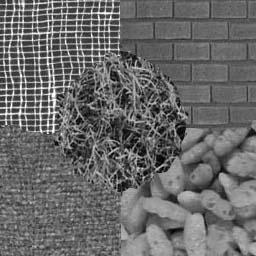
%> input picture images/comb.jpg, 256 x 256 px
$ octave --eval "result = lawsFilter(imread('images/comb.jpg'));"   (GNU Octave 9; MATLAB toolbox functions it lacks are replaced by stand-ins)
%> lines starting %> are read from the running program, lines starting %| are printed output that depends on the picture
function [featureVector, lawsTensorOutput, energyOutput, segMap]  = lawsFilter(image, filterType, ...
                            normtype, illumWindowSize, energyWindowSize, kClusters)
    % LAWSFILTER Applies Law's texture energy measures to an image.
    %
    %   [featureVector, lawsTensorOutput, energyOutput] = LAWSFILTER(image, filterType, ...
    %       normtype, illumWindowSize, energyWindowSize) applies Law's texture energy
    %       measures to the input image and returns the feature vector, tensor output,
    %       and energy output.
    %
    %   Inputs:
    %       image - Input image (grayscale or RGB).
    %       filterType - Type of Law's filter to use (3, 4, 5, or 7).
    %       normtype - Type of norm to use for feature vector ('L1', 'L2', 'infinity', 'frobenius').
    %       illumWindowSize - Size of the illumination window.
    %       energyWindowSize - Size of the energy window.
    %       kClusters -  K-means clusters number
    %
    %   Outputs:
    %       featureVector - Feature vector containing texture energy measures.
    %       lawsTensorOutput - Tensor output of Law's filters.
    %       energyOutput - Energy output of Law's filters.
    %       segMap - Segmentation map
    %
    %   Example:
    %       img = imread('example.jpg');
    %       [fv, lt, eo] = lawsFilter(img, 5, 'L2', 3, 5);
    %
    %   See also IMFILTER, RGB2GRAY, NORM.

    % Input args check
    if nargin < 5
        energyWindowSize = 5;
    end

    if nargin < 3
        normtype = 'L2';
        illumWindowSize = 3;
        energyWindowSize = 5;
    end

    if nargin < 2
        filterType = 4;
        normtype = 'L2';
        illumWindowSize = 3;
        energyWindowSize = 5;
    end

    % Laws multi-channels
    switch filterType
        case 3
            filters{1} = [ 1 2 1 ];           % level
            filters{2} = [-1 0 1];            % edge
            filters{3} = [-1 2 -1];           % spot
        case 4
            filters{1} = [ 1 4 6 4 1 ];       % level
            filters{2} = [-1 -2 0 2 1];       % edge
            filters{3} = [-1 0 2 0 -1];       % spot
            filters{4} = [1 -4 6 -4 1];       % ripple
        case 5
            filters{1} = [ 1 4 6 4 1 ];       % level
            filters{2} = [-1 -2 0 2 1];       % edge
            filters{3} = [-1 0 2 0 -1];       % spot
            filters{4} = [-1 2 0 -2 1];       % wave
            filters{5} = [1 -4 6 -4 1];       % ripple
        case 7
            filters{1} = [1 6 15 20 15 6 1];       % level
            filters{2} = [-1 -4 -5 0 5 4 1];       % edge
            filters{3} = [-1 -2 1 4 1 -2 -1];      % spot
            filters{4} = [-1 0 3 0 -3 0 1];        % wave
            filters{5} = [1 -2 -1 4 -1 -2 -1];     % ripple
            filters{6} = [1 -4 5 0 -5 4 -1];       % undulation
            filters{7} = [-1 6 -15 20 -15 6 -1];   % oscillation
        otherwise
            error('Require valid filter type.')
    end

    % Check for the RGB
    [height, width, channels] = size(image);
%> height = 256; width = 256; channels = 3
    if channels == 3
        image =  double(rgb2gray(image));
    end

    % Energy kernel
    energy_h = ones(energyWindowSize, energyWindowSize);

    % Prepare illumination filter kernel
    illumKernel = ones(illumWindowSize, illumWindowSize);
    centerPixel = ceil(illumWindowSize/2);
    illumKernel(centerPixel, centerPixel) = 0;
    illumKernel = illumKernel / sum(illumKernel(:));

    % Remove effects of illumination
    imageFiltered = imfilter(image, illumKernel, 'conv', 'replicate');
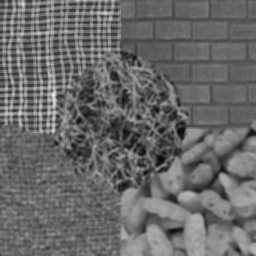
%> imageFiltered: size 256x256 double; min 8.38, max 250.6, mean 105.8
    image = image - imageFiltered; % Subtract local mean.
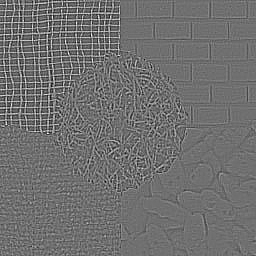
%> image: size 256x256 double; min -92.25, max 117.4, mean 0; drawn with min black and max white

    % Output stacks
    tensorOutput = zeros(height, width, size(filters,2) * size(filters,2));
    indices = zeros(size(filters,2) * size(filters,2),2);

    counter = 1;
    % Filter responses
    for i = 1:size(filters,2)
        for j = 1:size(filters,2)

            % Form 3x3 or 5x5 or 7x7 tensors
            tensor     = filters{i}' * filters{j};

            % Create tensor filtered image
            filtered2D = imfilter(image, tensor, 'conv', 'replicate');
            tensorOutput(:,:,counter) = filtered2D;

            % Store indices
            indices(counter,:) = [i, j];

            % Counter to index vector
            counter = counter + 1;
        end
    end
%> after the loop, counter = 17; indices = 16 rows, first 12: [1 1; 1 2; 1 3; 1 4; 2 1; 2 2; 2 3; 2 4; 3 1; 3 2; 3 3; 3 4]

    % Get symmetric indices to combine symmetric pairs
    symmetricIndices = getSymmetricIndices(indices);
%> in getSymmetricIndices, `processed = false(size(indices, 1), 1);`: processed = [false; false; false; false; false; false; false; false; false; false; false; false; false; false; false; false]
%> the loop in getSymmetricIndices, `for i = 1:size(indices, 1)` made 16 passes
%> (symmetric_pair, symmetric_indices) on passes 1, 2, 3, 4, 6, 11, 16: ([1 1], 1), ([2 1], [2; 5]), ([3 1], [3; 9]), ([4 1], [4; 13]), ([2 2], 6), ([3 3], 11), ([4 4], 16)
%> (pair, symmetric_pair, symmetric_indices) on passes 7, 8, 12: ([2 3], [3 2], [7; 10]), ([2 4], [4 2], [8; 14]), ([3 4], [4 3], [12; 15])
%> after the loop in getSymmetricIndices, `for i = 1:size(indices, 1)`: processed = [true; true; true; true; true; true; true; true; true; true; true; true; true; true; true; true]; symIndxs = 16 items
%> in getSymmetricIndices, `symmetricIndices = symIndxs(~cellfun(@isempty, symIndxs));`: symmetricIndices = {1, [2 5], [3 9], [4 13], 6, [7 10], [8 14], 11, [12 15], 16}

    % Feature vector initialization
    featureVector = zeros(length(symmetricIndices), 1);

    % Law's texture and energy combined output
    lawsTensorOutput = zeros(height, width, length(symmetricIndices));
    energyOutput = zeros(height, width, length(symmetricIndices));

    % Combine and obtain final maps
    counter = 1;
    for i = 1:length(symmetricIndices)

        % Get symmetric indices
        symIdxs = symmetricIndices{i};

        % Case 1: If both filters are same
        if isscalar(symIdxs)
           lawsOut = tensorOutput(:,:,symIdxs);
        else % Case 2: If the pair equals its symmetric pair (Example: L5E5/E5L5)
           lawsOut = mean(cat(3, tensorOutput(:,:,symIdxs(1)), tensorOutput(:,:,symIdxs(2))),3);
        end

        % Law's combined output
        lawsTensorOutput(:,:,counter) = lawsOut;

        % Find the energy of the tensor filtered image
        energy2D   = imfilter(abs(lawsOut), energy_h, 'conv', 'replicate');
        energyOutput(:,:,counter) = energy2D;

        % Find a unique scalar for energy matrix (such as norm or others)
        switch normtype
            case 'L1'
                featureVector (counter) = norm(energy2D , 1);          % L1 norm
            case 'L2'
                featureVector (counter) = norm(energy2D , 2);          % L2 norm
            case 'infinity'
                featureVector (counter) = norm(energy2D , 'Inf');      % infinity norm
            case 'frobenius'
                featureVector (counter) = norm(energy2D , 'fro');      % Frobenius norm
        end

        % Counter to index vector
        counter = counter + 1;
    end
%> this loop made 10 passes
%> symIdxs on passes 1 to 10: 1, [2 5], [3 9], [4 13], 6, [7 10], [8 14], 11, [12 15], 16
%> pass 1, in lawsFilter, `lawsOut = tensorOutput(:,:,symIdxs);`:
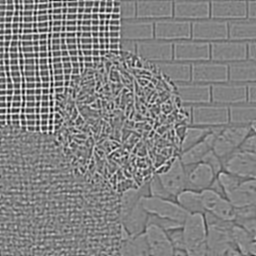
%> lawsOut: size 256x256 double; min -6490.5, max 6175.8, mean -0.8; drawn with min black and max white
%> pass 1, in lawsFilter, `energy2D   = imfilter(abs(lawsOut), energy_h, 'conv', 'replicate');`:
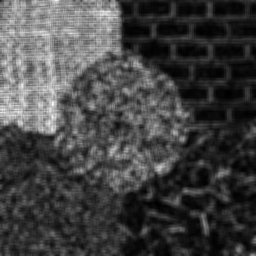
%> energy2D: size 256x256 double; min 1004.1, max 86214.8, mean 23506.8; drawn with min black and max white
%> pass 2, in lawsFilter, `lawsOut = mean(cat(3, tensorOutput(:,:,symIdxs(1)), tensorOutput(:,:,s..`:
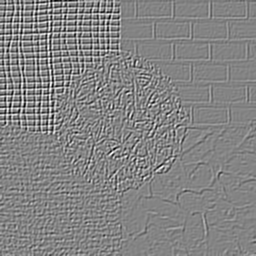
%> lawsOut: size 256x256 double; min -2434.9, max 2267.1, mean -0.7; drawn with min black and max white
%> pass 2, in lawsFilter, `energy2D   = imfilter(abs(lawsOut), energy_h, 'conv', 'replicate');`:
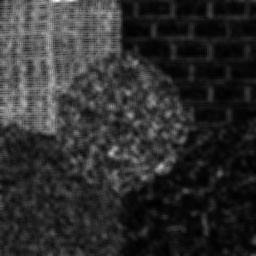
%> energy2D: size 256x256 double; min 281.8, max 42668.4, mean 7992.9; drawn with min black and max white
%> after the loop:
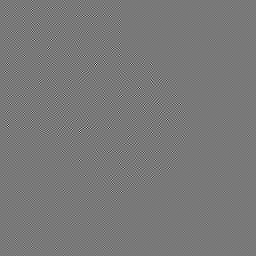
%> lawsOut: size 256x256 double; min -2816.6, max 3112, mean 0; drawn with min black and max white
%> after the loop, featureVector = [6921246.4; 2396873.7; 2286086.2; 6404970.4; 852102.2; 457664.5; 1140480.6; 414551.6; 644076.3; 1218937]

    % Normalize the feature vector
    featureVector = featureVector /norm(featureVector);
%> featureVector = [0.678; 0.235; 0.224; 0.627; 0.0835; 0.0448; 0.112; 0.0406; 0.0631; 0.119]

    % Segmentation map and clustering
    segMaptic = tic;
    [N,M,L] = size(energyOutput);
%> N = 256; M = 256; L = 10
    energyFeatureVec = reshape(energyOutput,[N*M, L]);

    % Get clusters indices/classes
%> the run ends on the next line
    idx = kmeans(energyFeatureVec, kClusters);
% [9 lines not run here, left out]
function symmetricIndices = getSymmetricIndices(indices)
    % GETSYMMETRICINDICES Finds symmetric pairs of indices.
    %
    %   symmetricIndices = GETSYMMETRICINDICES(indices) returns the symmetric
    %   pairs of indices from the input indices.
    %
    %   Inputs:
    %       indices - Input indices.
    %
    %   Outputs:
    %       symmetricIndices - Symmetric pairs of indices.
    %
    %   Example:
    %       idx = [1 2; 2 1; 3 4; 4 3];
    %       symIdx = getSymmetricIndices(idx);
    %
    %   See also ISMEMBER, FLIP, FIND.

    % Initialize an array to keep track of processed pairs
    processed = false(size(indices, 1), 1);

    % Loop through each pair sequentially
    for i = 1:size(indices, 1)
        if processed(i) % Skip already processed indices
            continue;
        end

        pair = indices(i, :);                % Current pair
        symmetric_pair = flip(pair);         % Symmetric pair

        % Find all indices of this pair and its symmetric counterpart
        symmetric_indices = find(ismember(indices, [pair; symmetric_pair], 'rows'));

        % Mark these indices as processed
        processed(symmetric_indices) = true;

        symIndxs{i} = symmetric_indices';
    end

    % Remove empty cells
    symmetricIndices = symIndxs(~cellfun(@isempty, symIndxs));
end

$ run again, on images/texture_02.jpg
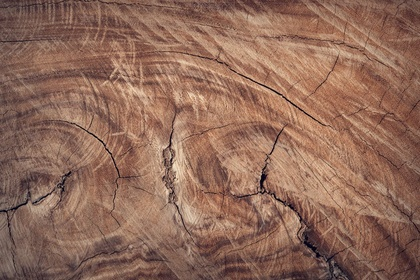
%> input picture images/texture_02.jpg, 420 x 280 px, shrunk from 1127 x 750 before the run
%> after the loop in lawsFilter, `for i = 1:size(filters,2)`: counter = 17; indices = 16 rows, first 12: [1 1; 1 2; 1 3; 1 4; 2 1; 2 2; 2 3; 2 4; 3 1; 3 2; 3 3; 3 4]
%> in getSymmetricIndices, `processed = false(size(indices, 1), 1);`: processed = [false; false; false; false; false; false; false; false; false; false; false; false; false; false; false; false]
%> the loop in getSymmetricIndices, `for i = 1:size(indices, 1)` made 16 passes
%> (symmetric_pair, symmetric_indices) on passes 1, 2, 3, 4, 6, 11, 16: ([1 1], 1), ([2 1], [2; 5]), ([3 1], [3; 9]), ([4 1], [4; 13]), ([2 2], 6), ([3 3], 11), ([4 4], 16)
%> after the loop in getSymmetricIndices, `for i = 1:size(indices, 1)`: processed = [true; true; true; true; true; true; true; true; true; true; true; true; true; true; true; true]; symIndxs = 16 items
%> in getSymmetricIndices, `symmetricIndices = symIndxs(~cellfun(@isempty, symIndxs));`: symmetricIndices = {1, [2 5], [3 9], [4 13], 6, [7 10], [8 14], 11, [12 15], 16}
%> the loop in lawsFilter, `for i = 1:length(symmetricIndices)` made 10 passes
%> symIdxs on passes 1 to 8: 1, [2 5], [3 9], [4 13], 6, [7 10], [8 14], 11
%> pass 1, in lawsFilter, `energy2D   = imfilter(abs(lawsOut), energy_h, 'conv', 'replicate');`:
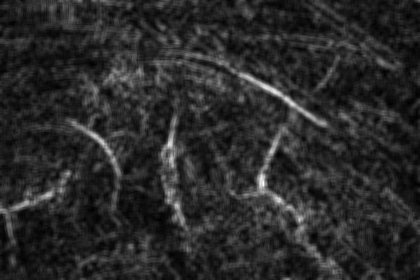
%> energy2D: size 280x420 double; min 1931.8, max 63682.6, mean 12194.3; drawn with min black and max white
%> after the loop in lawsFilter, `for i = 1:length(symmetricIndices)`:
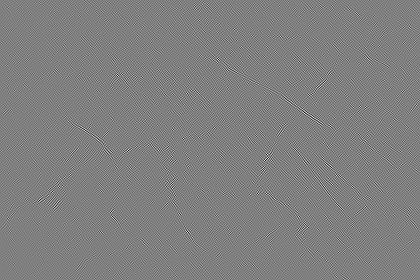
%> lawsOut: size 280x420 double; min -3693.6, max 3671, mean 0; drawn with min black and max white
%> after the loop in lawsFilter, `for i = 1:length(symmetricIndices)`: featureVector = [4264731; 1333900.8; 1506399.1; 4374719.4; 913687.4; 452283.6; 1573249.2; 585961.6; 1309566; 4054733.7]
%> in lawsFilter, `featureVector = featureVector /norm(featureVector);`: featureVector = [0.536; 0.168; 0.189; 0.549; 0.115; 0.0568; 0.198; 0.0736; 0.164; 0.509]
%> N = 280; M = 420; L = 10

$ run again, on images/texture_03.jpg
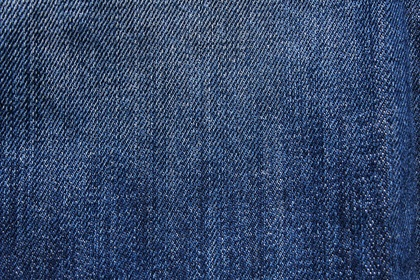
%> input picture images/texture_03.jpg, 420 x 280 px, shrunk from 1125 x 750 before the run
%> after the loop in lawsFilter, `for i = 1:size(filters,2)`: counter = 17; indices = 16 rows, first 12: [1 1; 1 2; 1 3; 1 4; 2 1; 2 2; 2 3; 2 4; 3 1; 3 2; 3 3; 3 4]
%> in getSymmetricIndices, `processed = false(size(indices, 1), 1);`: processed = [false; false; false; false; false; false; false; false; false; false; false; false; false; false; false; false]
%> the loop in getSymmetricIndices, `for i = 1:size(indices, 1)` made 16 passes
%> (symmetric_pair, symmetric_indices) on passes 1, 2, 3, 4, 6, 11, 16: ([1 1], 1), ([2 1], [2; 5]), ([3 1], [3; 9]), ([4 1], [4; 13]), ([2 2], 6), ([3 3], 11), ([4 4], 16)
%> after the loop in getSymmetricIndices, `for i = 1:size(indices, 1)`: processed = [true; true; true; true; true; true; true; true; true; true; true; true; true; true; true; true]; symIndxs = 16 items
%> in getSymmetricIndices, `symmetricIndices = symIndxs(~cellfun(@isempty, symIndxs));`: symmetricIndices = {1, [2 5], [3 9], [4 13], 6, [7 10], [8 14], 11, [12 15], 16}
%> the loop in lawsFilter, `for i = 1:length(symmetricIndices)` made 10 passes
%> symIdxs on passes 1 to 8: 1, [2 5], [3 9], [4 13], 6, [7 10], [8 14], 11
%> pass 1, in lawsFilter, `energy2D   = imfilter(abs(lawsOut), energy_h, 'conv', 'replicate');`:
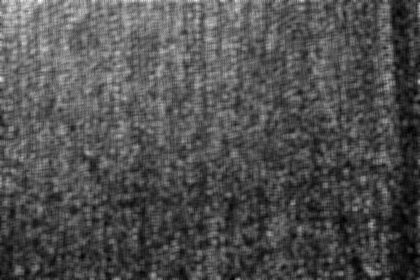
%> energy2D: size 280x420 double; min 4832.9, max 65891.2, mean 23988.4; drawn with min black and max white
%> after the loop in lawsFilter, `for i = 1:length(symmetricIndices)`:
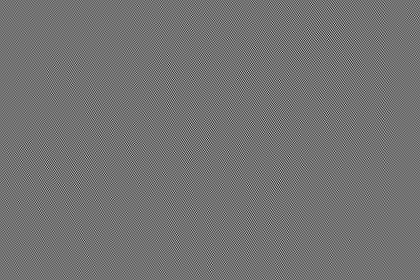
%> lawsOut: size 280x420 double; min -6267.5, max 7615.1, mean 0; drawn with min black and max white
%> after the loop in lawsFilter, `for i = 1:length(symmetricIndices)`: featureVector = [8474058.8; 5205252.7; 4616716.2; 10947096.9; 3299260.9; 2350739; 4347997.3; 1711972.9; 3660895.6; 9406690]
%> in lawsFilter, `featureVector = featureVector /norm(featureVector);`: featureVector = [0.435; 0.267; 0.237; 0.561; 0.169; 0.121; 0.223; 0.0878; 0.188; 0.482]
%> N = 280; M = 420; L = 10
